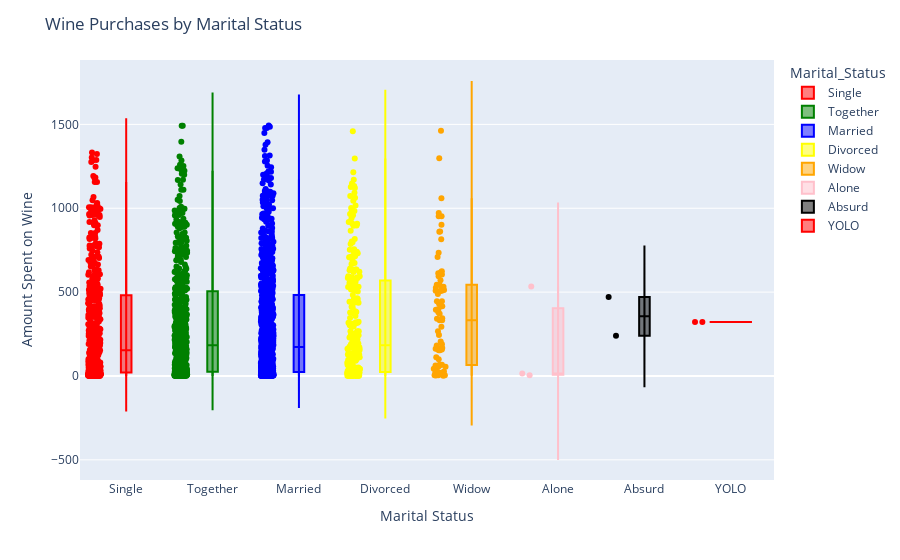

Notebook cell for this chart:
### Code cell
#Do married people purchase more wine?
fig = px.violin(df,x='Marital_Status', y='MntWines', box=True, points='all', color='Marital_Status',
                color_discrete_sequence=['red', 'green', 'blue', 'yellow', 'orange', 'pink', 'light blue'])

fig.update_layout(
    title='Wine Purchases by Marital Status',
    yaxis_title='Amount Spent on Wine',
    xaxis_title='Marital Status'
)

fig.show()

### Figure 1 — Plotly figure (JSON) as saved in the notebook; plotly's stock layout.template omitted (floating-point values rounded to 4 significant figures; data arrays with more than 128 entries replaced by an {"elided": "..."} marker saying what was removed)
{"data": [{"alignmentgroup": "True", "box": {"visible": true}, "hovertemplate": "Marital_Status=%{x}<br>MntWines=%{y}<extra></extra>", "legendgroup": "Single", "marker": {"color": "red"}, "name": "Single", "offsetgroup": "Single", "orientation": "v", "points": "all", "scalegroup": "True", "showlegend": true, "type": "violin", "x": {"elided": "480 str values"}, "x0": " ", "xaxis": "x", "y": {"elided": "480 int values"}, "y0": " ", "yaxis": "y"}, {"alignmentgroup": "True", "box": {"visible": true}, "hovertemplate": "Marital_Status=%{x}<br>MntWines=%{y}<extra></extra>", "legendgroup": "Together", "marker": {"color": "green"}, "name": "Together", "offsetgroup": "Together", "orientation": "v", "points": "all", "scalegroup": "True", "showlegend": true, "type": "violin", "x": {"elided": "580 str values"}, "x0": " ", "xaxis": "x", "y": {"elided": "580 int values"}, "y0": " ", "yaxis": "y"}, {"alignmentgroup": "True", "box": {"visible": true}, "hovertemplate": "Marital_Status=%{x}<br>MntWines=%{y}<extra></extra>", "legendgroup": "Married", "marker": {"color": "blue"}, "name": "Married", "offsetgroup": "Married", "orientation": "v", "points": "all", "scalegroup": "True", "showlegend": true, "type": "violin", "x": {"elided": "864 str values"}, "x0": " ", "xaxis": "x", "y": {"elided": "864 int values"}, "y0": " ", "yaxis": "y"}, {"alignmentgroup": "True", "box": {"visible": true}, "hovertemplate": "Marital_Status=%{x}<br>MntWines=%{y}<extra></extra>", "legendgroup": "Divorced", "marker": {"color": "yellow"}, "name": "Divorced", "offsetgroup": "Divorced", "orientation": "v", "points": "all", "scalegroup": "True", "showlegend": true, "type": "violin", "x": {"elided": "232 str values"}, "x0": " ", "xaxis": "x", "y": {"elided": "232 int values"}, "y0": " ", "yaxis": "y"}, {"alignmentgroup": "True", "box": {"visible": true}, "hovertemplate": "Marital_Status=%{x}<br>MntWines=%{y}<extra></extra>", "legendgroup": "Widow", "marker": {"color": "orange"}, "name": "Widow", "offsetgroup": "Widow", "orientation": "v", "points": "all", "scalegroup": "True", "showlegend": true, "type": "violin", "x": ["Widow", "Widow", "Widow", "Widow", "Widow", "Widow", "Widow", "Widow", "Widow", "Widow", "Widow", "Widow", "Widow", "Widow", "Widow", "Widow", "Widow", "Widow", "Widow", "Widow", "Widow", "Widow", "Widow", "Widow", "Widow", "Widow", "Widow", "Widow", "Widow", "Widow", "Widow", "Widow", "Widow", "Widow", "Widow", "Widow", "Widow", "Widow", "Widow", "Widow", "Widow", "Widow", "Widow", "Widow", "Widow", "Widow", "Widow", "Widow", "Widow", "Widow", "Widow", "Widow", "Widow", "Widow", "Widow", "Widow", "Widow", "Widow", "Widow", "Widow", "Widow", "Widow", "Widow", "Widow", "Widow", "Widow", "Widow", "Widow", "Widow", "Widow", "Widow", "Widow", "Widow", "Widow", "Widow", "Widow", "Widow"], "x0": " ", "xaxis": "x", "y": [55, 245, 546, 505, 182, 901, 395, 1, 15, 512, 43, 400, 161, 112, 4, 24, 815, 162, 63, 416, 1060, 55, 162, 5, 625, 445, 371, 67, 445, 19, 860, 205, 5, 953, 12, 27, 158, 508, 735, 1298, 341, 62, 13, 972, 508, 332, 431, 293, 595, 67, 50, 19, 612, 861, 380, 15, 267, 167, 488, 100, 953, 710, 344, 605, 67, 1462, 526, 618, 526, 544, 3, 532, 189, 154, 154, 570, 332], "y0": " ", "yaxis": "y"}, {"alignmentgroup": "True", "box": {"visible": true}, "hovertemplate": "Marital_Status=%{x}<br>MntWines=%{y}<extra></extra>", "legendgroup": "Alone", "marker": {"color": "pink"}, "name": "Alone", "offsetgroup": "Alone", "orientation": "v", "points": "all", "scalegroup": "True", "showlegend": true, "type": "violin", "x": ["Alone", "Alone", "Alone"], "x0": " ", "xaxis": "x", "y": [534, 15, 5], "y0": " ", "yaxis": "y"}, {"alignmentgroup": "True", "box": {"visible": true}, "hovertemplate": "Marital_Status=%{x}<br>MntWines=%{y}<extra></extra>", "legendgroup": "Absurd", "marker": {"color": "light blue"}, "name": "Absurd", "offsetgroup": "Absurd", "orientation": "v", "points": "all", "scalegroup": "True", "showlegend": true, "type": "violin", "x": ["Absurd", "Absurd"], "x0": " ", "xaxis": "x", "y": [471, 240], "y0": " ", "yaxis": "y"}, {"alignmentgroup": "True", "box": {"visible": true}, "hovertemplate": "Marital_Status=%{x}<br>MntWines=%{y}<extra></extra>", "legendgroup": "YOLO", "marker": {"color": "red"}, "name": "YOLO", "offsetgroup": "YOLO", "orientation": "v", "points": "all", "scalegroup": "True", "showlegend": true, "type": "violin", "x": ["YOLO", "YOLO"], "x0": " ", "xaxis": "x", "y": [322, 322], "y0": " ", "yaxis": "y"}], "layout": {"autosize": true, "legend": {"title": {"text": "Marital_Status"}, "tracegroupgap": 0}, "margin": {"t": 60}, "title": {"text": "Wine Purchases by Marital Status"}, "violinmode": "overlay", "xaxis": {"anchor": "y", "autorange": true, "categoryarray": ["Single", "Together", "Married", "Divorced", "Widow", "Alone", "Absurd", "YOLO"], "categoryorder": "array", "domain": [0, 1], "range": [-0.5267, 7.5], "title": {"text": "Marital Status"}, "type": "category"}, "yaxis": {"anchor": "x", "autorange": true, "domain": [0, 1], "range": [-620.2, 1884.0], "title": {"text": "Amount Spent on Wine"}, "type": "linear"}}}
